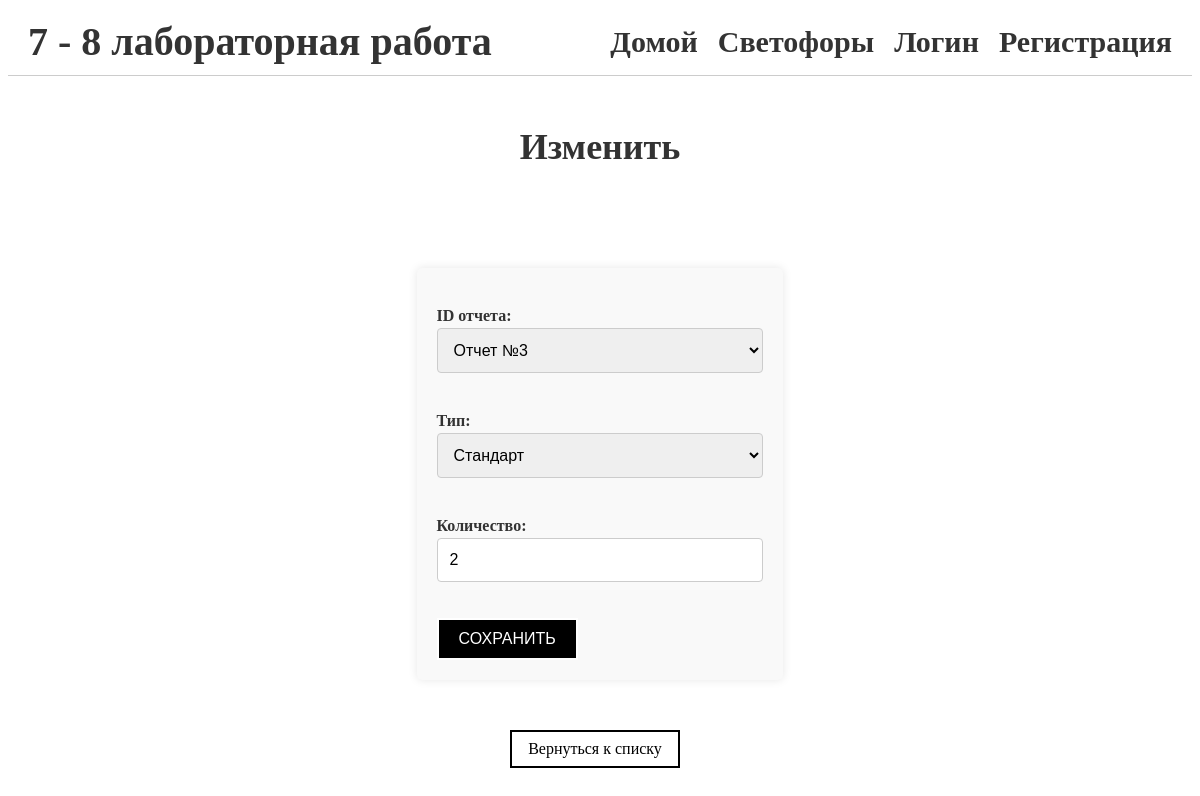
/sales/6/sales, run on the app's committed database.
### polls/models.py (models this page shows, shortened)
class Sale(models.Model):
    check_id = models.ForeignKey(Check, on_delete=models.CASCADE)
    item = models.ForeignKey(Item, on_delete=models.CASCADE)
    quantity = models.PositiveIntegerField()

### polls/views.py (the view)
# urls.py: path('sales/<int:pk>/sales', sale_update, name='sale_update'),
def sale_update(request, pk):
    sale = get_object_or_404(Sale, pk=pk)
    form = SaleForm(request.POST or None, instance=sale)
    if form.is_valid():
        form.save()
        return redirect('sale_list')
    return render(request, 'form.html', {'form': form})

### polls/forms.py
class SaleForm(forms.ModelForm):
    class Meta:
        model = Sale
        fields = ['check_id', 'item', 'quantity']
        labels = {
            'check_id': 'ID отчета',
            'item': 'Тип',
            'quantity': 'Количество',
        }

### polls/models.py (called while the page is built)
    def __str__(self):
        return self.name

    def __str__(self):
        return f'Отчет №{self.pk}'

### templates/form.html (shortened to what this page needs)
{% extends 'base.html' %}
{% block content %}
<h1>{% if form.instance.pk %}Изменить{% endif %}</h1>
<form method="post">
    {{ form.as_p }}
    <button type="submit">Сохранить</button>
</form>
<a class="btn" href="javascript:history.back()">Вернуться к списку</a>
{% endblock %}

### polls/static/style.css (style rules this page uses)
p { font-size: 16px; line-height: 1.5; color: #333; }
h1 { font-size: 36px; color: #333; text-align: center; margin: 50px 0; }
h1 { animation: animateText 1s ease-in-out; }
form label { font-weight: bold; margin-bottom: 0.5rem; }
form { max-width: 600px; margin: 50px auto; padding: 20px; background-color: #f9f9f9; border-radius: 5px; box-shadow: 0px 0px 10px rgba(0, 0, 0, 0.1); }
form input[type=text], form input[type=email], form textarea, form select, form input[type="datetime-local"],form input[type="number"],form input[type="password"] { width: 100%; padding: 12px; border: 1px solid #ccc; border-radius: 4px; box-sizing: border-box; margin-bottom: 20px; font-size: 16px; }
a.btn { display: inline-block; border: 2px solid black; background-color: white; color: black; padding: 8px 16px; text-align: center; text-decoration: none; font-size: 16px; margin-right: 10px; }
button[type=submit] { background-color: black; color: white; border: 2px white; padding: 10px 20px; font-size: 16px; border: 2px solid white; text-transform: uppercase; }

### data on the page
Sale: check_id "Отчет №3", item "Стандарт", quantity "2"
